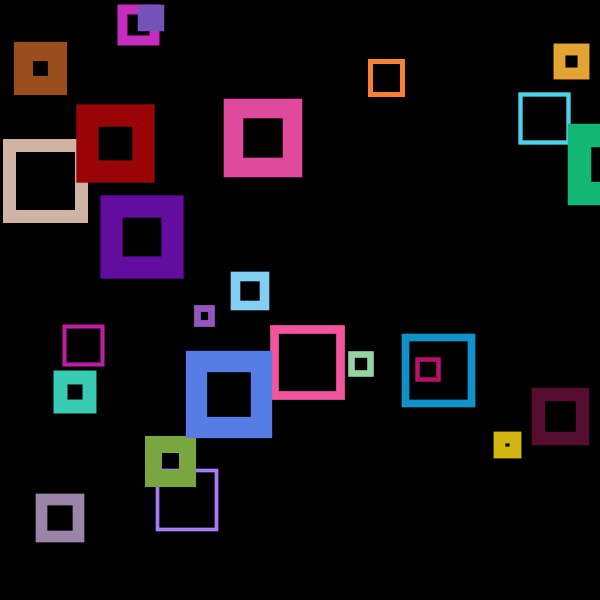
Frame 1 (no input)
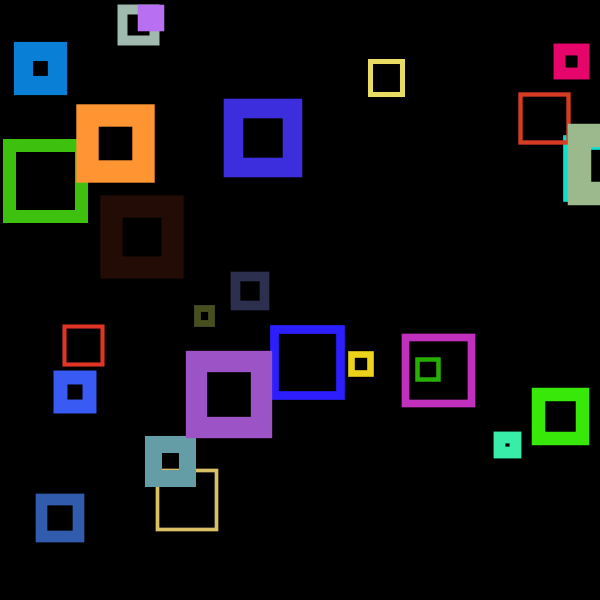
Frame 60 (the mouse pressed at the canvas centre just before this capture)
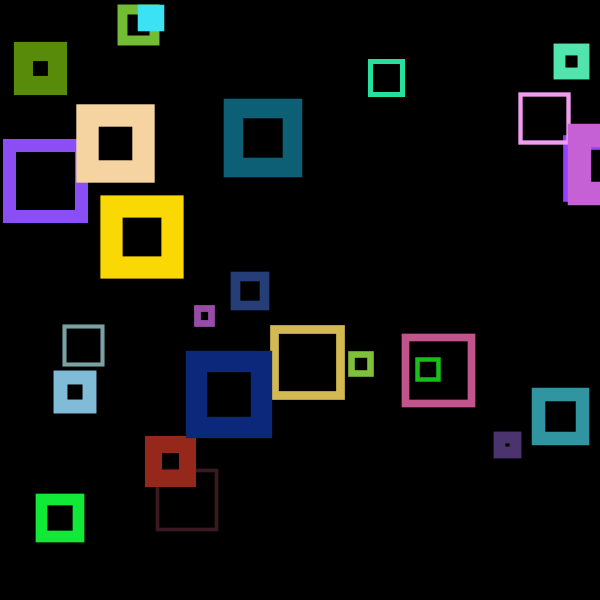
Frame 120 (the mouse held since frame 60 and released just before this capture)

The Processing sketch that drew these frames (run headless with seeded random() and noise(); from frame 60 on, the mouse is pressed at the canvas centre):

// Processing sketch: processing_39353
// ── processing_39353.pde

Squares a, b, c, d, e, f, g, h, i, j, k, l, m, n, o, p, q, r, s, 
t, u, v, w, x, y, z;

boolean up, down, left, right, tab, shift;
float direction;

void keyPressed()
{
      if (keyCode == DOWN)
      {
        down = true;
      }
  
      if (keyCode == UP)
      {
        up = true;
      }
      
      if (keyCode == LEFT)
      {
        left = true;
      }
      
      if (keyCode == RIGHT)
      {
       right = true;
      }
      
      if (keyCode == TAB)
      {
        tab = true;
      }
      
       if (keyCode == SHIFT)
      {
        shift = true;
      }
      
     
      
     
}

void keyReleased()
{
  if (keyCode == DOWN)
      {
        down = false;
      }
  
      if (keyCode == UP)
      {
        up = false;
      }
      
      if (keyCode == LEFT)
      {
        left = false;
      }
      
      if (keyCode == RIGHT)
      {
       right = false;
      }
      
      if (keyCode == TAB)
      {
        tab = false;
      }
      
      if (keyCode == SHIFT)
      {
        shift = false;
      }
}
void setup()
{
  background(0);
  size (600, 600);
  smooth();




  a = new Squares();
  a.s = random(10, 75);
  a.c = random(3, 25);
  a.x = random(600);
  a.y = random(600);
  
  
  b = new Squares();
  b.s = random(10, 75);
  b.c = random(3, 25);
  b.x = random(600);
  b.y = random(600);
  
  c = new Squares();
  c.s = random(10, 75);
  c.c = random(3, 25);
  c.x = random(600);
  c.y = random(600);
  
  d = new Squares();
  d.s = random(10, 75);
  d.c = random(3, 25);
  d.x = random(600);
  d.y = random(600);
  
  e = new Squares();
  e.s = random(10, 75);
  e.c = random(3, 25);
  e.x = random(600);
  e.y = random(600);
  
  f = new Squares();
  f.s = random(10, 75);
  f.c = random(3, 25);
  f.x = random(600);
  f.y = random(600);
  
  
  g = new Squares();
  g.s = random(10, 75);
  g.c = random(3, 25);
  g.x = random(600);
  g.y = random(600);
  
  h = new Squares();
  h.s = random(10, 75);
  h.c = random(3, 25);
  h.x = random(600);
  h.y = random(600);
  
  i = new Squares();
  i.s = random(10, 75);
  i.c = random(3, 25);
  i.x = random(600);
  i.y = random(600);
  
  j = new Squares();
  j.s = random(10, 75);
  j.c = random(3, 25);
  j.x = random(600);
  j.y = random(600);
  
  k = new Squares();
  k.s = random(10, 75);
  k.c = random(3, 25);
  k.x = random(600);
  k.y = random(600);
  
  
  l = new Squares();
  l.s = random(10, 75);
  l.c = random(3, 25);
  l.x = random(600);
  l.y = random(600);
  
  m = new Squares();
  m.s = random(10, 75);
  m.c = random(3, 25);
  m.x = random(600);
  m.y = random(600);
  
  n = new Squares();
  n.s = random(10, 75);
  n.c = random(3, 25);
  n.x = random(600);
  n.y = random(600);
  
  o = new Squares();
  o.s = random(10, 75);
  o.c = random(3, 25);
  o.x = random(600);
  o.y = random(600);
  
  p = new Squares();
  p.s = random(10, 75);
  p.c = random(3, 25);
  p.x = random(600);
  p.y = random(600);
  
  
  q = new Squares();
  q.s = random(10, 75);
  q.c = random(3, 25);
  q.x = random(600);
  q.y = random(600);
  
  r = new Squares();
  r.s = random(10, 75);
  r.c = random(3, 25);
  r.x = random(600);
  r.y = random(600);
  
  s = new Squares();
  s.s = random(10, 75);
  s.c = random(3, 25);
  s.x = random(600);
  s.y = random(600);
  
  t = new Squares();
  t.s = random(10, 75);
  t.c = random(3, 25);
  t.x = random(600);
  t.y = random(600);
  
  u = new Squares();
  u.s = random(10, 75);
  u.c = random(3, 25);
  u.x = random(600);
  u.y = random(600);
  
  v = new Squares();
  v.s = random(10, 75);
  v.c = random(3, 25);
  v.x = random(600);
  v.y = random(600);
  
  w = new Squares();
  w.s = random(10, 75);
  w.c = random(3, 25);
  w.x = random(600);
  w.y = random(600);
  
  x = new Squares();
  x.s = random(10, 75);
  x.c = random(3, 25);
  x.x = random(600);
  x.y = random(600);
  
  y = new Squares();
  y.s = random(10, 75);
  y.c = random(3, 25);
  y.x = random(600);
  y.y = random(600);
  
  z = new Squares();
  z.s = random(10, 75);
  z.c = random(3, 25);
  z.x = random(600);
  z.y = random(600);
}

void draw()
{
  background (0);
  
  direction = random(0,2);
  
  
  
  
  
  a.move();
  a.show();
 
  b.move();
  b.show();
  
  c.move();
  c.show();
  
  d.move();
  d.show();
 
  e.move();
  e.show();
 
  f.move();
  f.show();
  
  g.move();
  g.show();
  
  h.move();
  h.show();
  
  i.move();
  i.show();
 
  j.move();
  j.show();
  
  k.move();
  k.show();
  
  l.move();
  l.show();
  
  m.move();
  m.show();
  
  n.move();
  n.show();
  
  o.move();
  o.show();
  
  p.move();
  p.show();
  
  q.move();
  q.show();
 
  r.move();
  r.show();
 
  s.move();
  s.show();
  
  t.move();
  t.show();
  
  u.move();
  u.show();
  
  v.move();
  v.show();
  
  w.move();
  w.show();
  
  x.move();
  x.show();
  
  y.move();
  y.show();
  
  z.move();
  z.show();
  
  
}



class Squares
{
  float x, y;
  float s;
  float c;


  void show()
  {
    stroke(random(255), random(255), random(255));
    noFill();
    rect(x, y, s, s);
    strokeWeight(c);
  }
  void move()
  {
    if (keyPressed)
    {
      if (down)
      {
        y = y + 5;
      }
  
      if (up)
      {
        y = y - 5;
      }
      
      if (left)
      {
        x = x - 5;
      }
      
      if (right)
      {
       x = x + 5;
      }
      
      if (tab)
      {
        c = c + 1;
      }
      
      if (shift)
      {
        c = c - 1;
      }
      
      
      if (x > 600)
      {
        x = 1;
        y = random(0,600);
      }
      
      if (x < 0)
      {
        x = 600;
        y = random(0,600);
      }
        
      if (y > 600)
      {
        y = 1;
        x = random(0,600);
      }
      
      if (y < 0)
      {
        y = 600;
        x = random(0,600);
        
      }
      
       if (c < 1)
      {
        c = 1;
      }      
      
      
      
      
    }
  }
}
